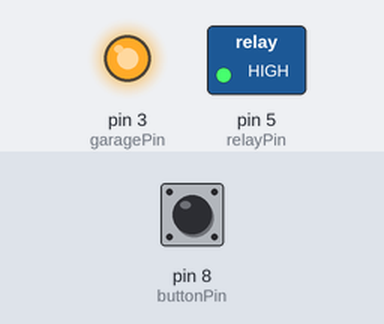
Recording of a sketch running on a simulated Arduino Uno, built with avr-gcc and run on an emulated ATmega328P. Parts: switched loads named in the sketch (green lamp = pin HIGH), output pins drawn as LEDs (lit = HIGH). The test bench sets the inputs (shaded band); at power-on: pin 8 (buttonPin) LOW. The local clock reads 2024-03-15 10:24:30 at power-on unless the sketch sets it.

Above: at 1.2 s.
1.3 s: pin 8 (buttonPin) pulled HIGH for 0.15 s
At 2.8 s:
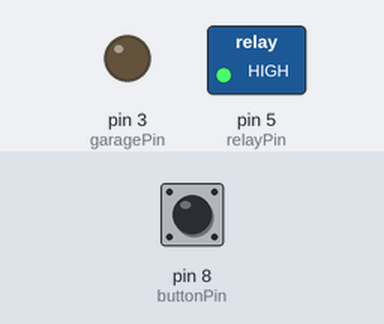
Timing chart, 0 to 19.5 s (numbered marks = the images above; inputs shaded):
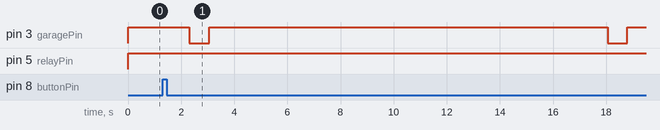

Measured:
- after the input at 1.3 s, pin 3 (garagePin): alternates HIGH for 15.0 s and LOW for 0.75 s, starting after 1.0 s

The sketch:

bikeProject.ino
```cpp
/*************************************************************************
 * ALL OUTPUTS TO RELAY ARE REVERSED!
 * This has to be done because the two channel relay has a reverse
 * input, enabled on low, disable on high. All outputs start HIGH and if
 * enabled go to low
 *************************************************************************/

//#define DEBUG
#include "DebugUtils.h"
#include <Wire.h>
#include <RTClib.h>

RTC_DS1307 rtc;

//Constants
const int  buttonPin = 8;    //the pin that the button is attached to
const int  relayPin = 5;     //the pin that the relay is attached to
const int  garagePin = 3;    //the pin for the garage door opener

//Variables
int buttonPushCounter = 0;   //counter for the number of button presses, default 0
int buttonState = 0;         //current state of the button, default 0
int lastButtonState = 0;     //previous state of the button, default 0
bool override = false;       //used to toggle LED override
bool relayMessage = true;
unsigned long startTime;     //used to store start-time loop
DateTime now;                //used to hold current time polled every couple milliseconds

void setup()
{
  //initialize the button pin as an input
  pinMode(buttonPin, INPUT);

  //initialize the relay as an output
  pinMode(relayPin, OUTPUT);
  digitalWrite(garagePin, HIGH);

  //initialize the garage door pin as an output
  pinMode(garagePin, OUTPUT);
  digitalWrite(garagePin, HIGH);

  // initialize serial communication
  Serial.begin(9600);

  #ifdef AVR
    Wire.begin();
  #else
    Wire1.begin(); // Shield I2C pins connect to alt I2C bus on Arduino Due
  #endif
  rtc.begin();

  //If debug mode is un-commented then this message will display
  DEBUG_PRINT("Debug Mode Enabled");
}


void loop()
{

  //variable of type DateTime
  now = rtc.now();

  startTime = 0; // start time set/reset to 0

  //read the pushbutton input pin:
  buttonState = digitalRead(buttonPin);

  //compare the buttonState to its previous state
  if (buttonState != lastButtonState)
  {
    //if the state has changed, increment the counter
    if (buttonState == HIGH)
    {
      //if the current state is HIGH then the button has been pushed

      buttonPushCounter++;
      DEBUG_PRINT("button pushed, counter incrementing");

      startTime = millis(); //used to calculate how long to remain in while loop
      DEBUG_PRINT("startTime Set");
    }

    // Delay a little bit to avoid bouncing
    delay(50);
  }

  //save the current state as the last state for rerun
  lastButtonState = buttonState;

  //Loop for 1 second, unless startTime equals 0
  //(button has not been pressed yet)
  while(millis() - startTime < 1000 && startTime != 0)
  {
    buttonState = digitalRead(buttonPin);

    //compare the buttonState to its previous state
    if (buttonState != lastButtonState)
    {
      //if the state has changed, increment the counter
      if (buttonState == HIGH)
      {
        //if the current state is HIGH then the button has been pushed
        buttonPushCounter++;
        DEBUG_PRINT("button pushed inside millis() loop, counter incrementing");
      }
      // Delay a little bit to avoid bouncing
      delay(50);
    }
    // save the current state as the last state,
    //for next time through the loop
    lastButtonState = buttonState;
  } //while(millis() - startTime < 1000 && startTime != 0)

  // toggles pin on the second button press
  if(buttonPushCounter == 1)
  {
    DEBUG_PRINT("garage door opener");
    digitalWrite(garagePin, LOW);
    DEBUG_PRINT("pin low");
    delay(750);
    digitalWrite(garagePin, HIGH);
    DEBUG_PRINT("pin high");

    DEBUG_PRINT("Delaying 15 seconds");
    delay(15000);

    digitalWrite(garagePin, LOW);
    DEBUG_PRINT("pin low");
    delay(750);
    digitalWrite(garagePin, HIGH);
    DEBUG_PRINT("pin high");
  }
  //toggles pin on 1 button press
  else if(buttonPushCounter == 2)
  {
    digitalWrite(relayPin, !digitalRead(relayPin));
    override = !override;
    DEBUG_PRINT("relay toggled");
  }
  else if(buttonPushCounter > 2)
  {
    DEBUG_PRINT("buttonPushCounter > 2");
  }

  buttonPushCounter = 0;

  if((now.hour() >= 19 || now.hour() < 7) && !override)
  {
    if(relayMessage)
    {
      DEBUG_PRINT("Time is later then 7PM and earlier then 7AM: Toggling Relay On");
      relayMessage = false;
    }
    digitalWrite(relayPin, LOW);
  }
  else if((now.hour() < 19 || now.hour() >= 7) && !override)
  {
    if(!relayMessage)
    {
      DEBUG_PRINT("Time is later then 7AM and earlier then 7PM: Toggling Relay Off");
      relayMessage = true;
    }
    digitalWrite(relayPin, HIGH);
  }
}
```

DebugUtils.h
```cpp
// (licence header left out)
#ifndef DEBUGUTILS_H
#define DEBUGUTILS_H

//#include <WProgram.h>

#ifdef DEBUG
#define DEBUG_PRINT(str)    \
   Serial.print(millis());     \
   Serial.print(": ");    \
   Serial.print(__PRETTY_FUNCTION__); \
   Serial.print(' ');      \
   Serial.print("Line:");      \
   Serial.print(__LINE__);     \
   Serial.print(", ");      \
   Serial.println(str);
#else
#define DEBUG_PRINT(str)
#endif

#endif
```
